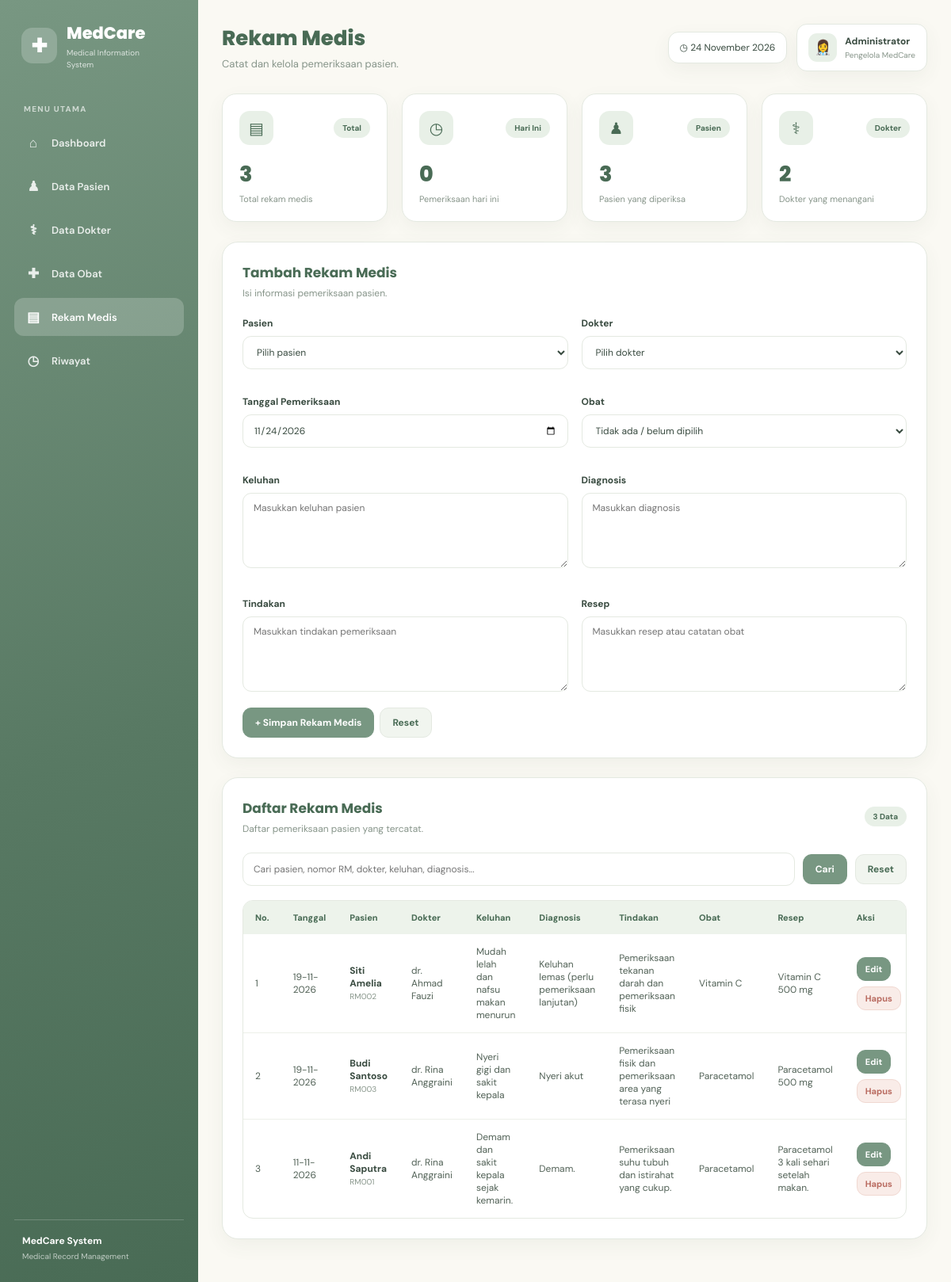
The app's page /rekam_medis.php with its own data.
### tables this page shows
CREATE TABLE `rekam_medis` (
  `id_rekam` int(11) NOT NULL,
  `id_pasien` int(11) NOT NULL,
  `id_dokter` int(11) NOT NULL,
  `id_obat` int(11) NOT NULL,
  `tanggal_periksa` date NOT NULL,
  `keluhan` text NOT NULL,
  `diagnosa` text NOT NULL,
  `tindakan` text NOT NULL,
  `resep` varchar(100) NOT NULL
);

CREATE TABLE `pasien` (
  `id_pasien` int(11) NOT NULL,
  `no_rm` varchar(20) NOT NULL,
  `nama_pasien` varchar(100) NOT NULL,
  `jenis_kelamin` enum('L','P') NOT NULL,
  `tanggal_lahir` date NOT NULL,
  `alamat` text NOT NULL
);

CREATE TABLE `dokter` (
  `id_dokter` int(11) NOT NULL,
  `nama_dokter` varchar(100) NOT NULL,
  `spesialisasi` varchar(50) NOT NULL
);

CREATE TABLE `obat` (
  `id_obat` int(11) NOT NULL,
  `nama_obat` varchar(100) NOT NULL,
  `satuan` varchar(30) NOT NULL,
  `stok` int(11) NOT NULL
);

### rekam_medis.php (the view, shortened to what this page needs)
<?php
include 'koneksi.php';
function e($v) {
    return htmlspecialchars((string)$v, ENT_QUOTES, 'UTF-8');
}
$edit = null;
$cari = trim($_GET['cari'] ?? '');
$sql = "
    SELECT
        r.*,
        p.nama_pasien,
        p.no_rm,
        d.nama_dokter,
        o.nama_obat
    FROM rekam_medis r
    LEFT JOIN pasien p ON r.id_pasien = p.id_pasien
    LEFT JOIN dokter d ON r.id_dokter = d.id_dokter
    LEFT JOIN obat o ON r.id_obat = o.id_obat
";
if ($cari !== '') {
    $sql .= "
        WHERE
            p.nama_pasien LIKE ?
            OR p.no_rm LIKE ?
            OR d.nama_dokter LIKE ?
            OR r.keluhan LIKE ?
            OR r.diagnosa LIKE ?
            OR r.tindakan LIKE ?
            OR r.resep LIKE ?
    ";
    $stmt = mysqli_prepare(
        $koneksi,
        $sql . " ORDER BY r.tanggal_periksa DESC, r.id_rekam DESC"
    );
    $keyword = "%$cari%";
    mysqli_stmt_bind_param(
        $stmt,
        "sssssss",
        $keyword,
        $keyword,
        $keyword,
        $keyword,
        $keyword,
        $keyword,
        $keyword
    );
    mysqli_stmt_execute($stmt);
    $data = mysqli_stmt_get_result($stmt);
} else {
    $data = mysqli_query(
        $koneksi,
        $sql . " ORDER BY r.tanggal_periksa DESC, r.id_rekam DESC"
    );
}
$resultTotal = mysqli_query(
    $koneksi,
    "SELECT COUNT(*) AS total FROM rekam_medis"
);
$total = (int)(mysqli_fetch_assoc($resultTotal)['total'] ?? 0);
$resultHari = mysqli_query(
    $koneksi,
    "SELECT COUNT(*) AS total FROM rekam_medis WHERE tanggal_periksa = CURDATE()"
);
$hariIni = (int)(mysqli_fetch_assoc($resultHari)['total'] ?? 0);
$resultPasien = mysqli_query(
    $koneksi,
    "SELECT COUNT(DISTINCT id_pasien) AS total FROM rekam_medis"
);
$totalPasien = (int)(mysqli_fetch_assoc($resultPasien)['total'] ?? 0);
$resultDokter = mysqli_query(
    $koneksi,
    "SELECT COUNT(DISTINCT id_dokter) AS total FROM rekam_medis"
);
$totalDokter = (int)(mysqli_fetch_assoc($resultDokter)['total'] ?? 0);
?>
<!DOCTYPE html>
<html lang="id">
<head>
    <link rel="stylesheet" href="assets/style.css">
</head>
<body>
<div class="dashboard">
    <aside class="sidebar">
        <div class="brand">
            <div class="brand-icon">✚</div>
            <div>
                <h2>MedCare</h2>
                <span>Medical Information<br>System</span>
            </div>
        </div>
        <div class="nav-title">MENU UTAMA</div>
        <nav class="nav-menu">
            <a href="index.php">
                <span class="nav-icon">⌂</span>Dashboard
            </a>
            <a href="pasien.php">
                <span class="nav-icon">♟</span>Data Pasien
            </a>
            <a href="dokter.php">
                <span class="nav-icon">⚕</span>Data Dokter
            </a>
            <a href="obat.php">
                <span class="nav-icon">✚</span>Data Obat
            </a>
            <a href="rekam_medis.php" class="active">
                <span class="nav-icon">▤</span>Rekam Medis
            </a>
            <a href="riwayat.php">
                <span class="nav-icon">◷</span>Riwayat
            </a>
        </nav>
        <div class="sidebar-bottom">
            MedCare System
            <small>Medical Record Management</small>
        </div>
    </aside>
    <main class="main">
        <header class="topbar">
            <div class="page-heading">
                <h1>Rekam Medis</h1>
                <p>Catat dan kelola pemeriksaan pasien.</p>
            </div>
            <div class="topbar-right">
                <div class="date-widget">
                    ◷ <?= date('d F Y') ?>
                </div>
                <div class="profile">
                    <div class="profile-avatar">👩‍⚕️</div>
                    <div>
                        <strong>Administrator</strong>
                        <small>Pengelola MedCare</small>
                    </div>
                </div>
            </div>
        </header>
        <section class="stats">
            <div class="stat-card">
                <div class="stat-top">
                    <div class="stat-icon purple">▤</div>
                    <span class="badge">Total</span>
                </div>
                <h2><?= number_format($total) ?></h2>
                <small>Total rekam medis</small>
            </div>
            <div class="stat-card">
                <div class="stat-top">
                    <div class="stat-icon pink">◷</div>
                    <span class="badge">Hari Ini</span>
                </div>
                <h2><?= number_format($hariIni) ?></h2>
                <small>Pemeriksaan hari ini</small>
            </div>
            <div class="stat-card">
                <div class="stat-top">
                    <div class="stat-icon blue">♟</div>
                    <span class="badge">Pasien</span>
                </div>
                <h2><?= number_format($totalPasien) ?></h2>
                <small>Pasien yang diperiksa</small>
            </div>
            <div class="stat-card">
                <div class="stat-top">
                    <div class="stat-icon green">⚕</div>
                    <span class="badge">Dokter</span>
                </div>
                <h2><?= number_format($totalDokter) ?></h2>
                <small>Dokter yang menangani</small>
            </div>
        </section>
        <section class="panel">
            <div class="panel-header">
                <div>
                    <h3>
                        <?= $edit ? 'Edit Rekam Medis' : 'Tambah Rekam Medis' ?>
                    </h3>
                    <p>Isi informasi pemeriksaan pasien.</p>
                </div>
            </div>
            <form method="POST">
                <div class="form-grid">
                    <div class="form-group">
                        <label>Pasien</label>
                        <select name="id_pasien" required>
                            <option value="">Pilih pasien</option>
                        </select>
                    </div>
                    <div class="form-group">
                        <label>Dokter</label>
                        <select name="id_dokter" required>
                            <option value="">Pilih dokter</option>
                        </select>
                    </div>
                    <div class="form-group">
                        <label>Tanggal Pemeriksaan</label>
                        <input
                            type="date"
                            name="tanggal_periksa"
                            required
                            value="<?= e($edit['tanggal_periksa'] ?? date('Y-m-d')) ?>"
                        >
                    </div>
                    <div class="form-group">
                        <label>Obat</label>
                        <select name="id_obat">
                            <option value="0">Tidak ada / belum dipilih</option>
                        </select>
                    </div>
                    <div class="form-group">
                        <label>Keluhan</label>
                        <textarea
                            name="keluhan"
                            placeholder="Masukkan keluhan pasien"
                        ><?= e($edit['keluhan'] ?? '') ?></textarea>
                    </div>
                    <div class="form-group">
                        <label>Diagnosis</label>
                        <textarea
                            name="diagnosa"
                            required
                            placeholder="Masukkan diagnosis"
                        ><?= e($edit['diagnosa'] ?? '') ?></textarea>
                    </div>
                    <div class="form-group">
                        <label>Tindakan</label>
                        <textarea
                            name="tindakan"
                            placeholder="Masukkan tindakan pemeriksaan"
                        ><?= e($edit['tindakan'] ?? '') ?></textarea>
                    </div>
                    <div class="form-group">
                        <label>Resep</label>
                        <textarea
                            name="resep"
                            placeholder="Masukkan resep atau catatan obat"
                        ><?= e($edit['resep'] ?? '') ?></textarea>
                    </div>
                </div>
                <div class="action-buttons">
                    <button
                        type="submit"
                        name="simpan"
                        class="btn btn-primary"
                    >
                        <?= $edit ? 'Simpan Perubahan' : '+ Simpan Rekam Medis' ?>
                    </button>
                    <a href="rekam_medis.php" class="btn btn-secondary">
                        Reset
                    </a>
                </div>
            </form>
        </section>
        <section class="panel">
            <div class="panel-header">
                <div>
                    <h3>Daftar Rekam Medis</h3>
                    <p>Daftar pemeriksaan pasien yang tercatat.</p>
                </div>
                <span class="badge">
                    <?= number_format($total) ?> Data
                </span>
            </div>
            <form method="GET" class="table-search">
                <input
                    type="text"
                    name="cari"
                    placeholder="Cari pasien, nomor RM, dokter, keluhan, diagnosis..."
                    value="<?= e($cari) ?>"
                >
                <button type="submit" class="btn btn-primary">
                    Cari
                </button>
                <a href="rekam_medis.php" class="btn btn-secondary">
                    Reset
                </a>
            </form>
            <div class="table-wrap">
                <table>
                    <thead>
                        <tr>
                            <th>No.</th>
                            <th>Tanggal</th>
                            <th>Pasien</th>
                            <th>Dokter</th>
                            <th>Keluhan</th>
                            <th>Diagnosis</th>
                            <th>Tindakan</th>
                            <th>Obat</th>
                            <th>Resep</th>
                            <th>Aksi</th>
                        </tr>
                    </thead>
                    <tbody>
                        <?php if ($data && mysqli_num_rows($data) > 0): ?>
                            <?php
                            $no = 1;
                            while ($row = mysqli_fetch_assoc($data)):
                            ?>
                                <tr>
                                    <td><?= $no++ ?></td>
                                    <td>
                                        <?= e(date(
                                            'd-m-Y',
                                            strtotime($row['tanggal_periksa'])
                                        )) ?>
                                    </td>
                                    <td>
                                        <strong>
                                            <?= e($row['nama_pasien'] ?? '-') ?>
                                        </strong>
                                        <br>
                                        <small>
                                            <?= e($row['no_rm'] ?? '-') ?>
                                        </small>
                                    </td>
                                    <td>
                                        <?= e($row['nama_dokter'] ?? '-') ?>
                                    </td>
                                    <td>
                                        <?= e($row['keluhan'] ?: '-') ?>
                                    </td>
                                    <td>
                                        <?= e($row['diagnosa'] ?: '-') ?>
                                    </td>
                                    <td>
                                        <?= e($row['tindakan'] ?: '-') ?>
                                    </td>
                                    <td>
                                        <?= e($row['nama_obat'] ?? '-') ?>
                                    </td>
                                    <td>
                                        <?= e($row['resep'] ?: '-') ?>
                                    </td>
                                    <td>
                                        <div class="action-buttons">
                                            <a
                                                class="btn btn-sm btn-primary"
                                                href="rekam_medis.php?edit=<?= (int)$row['id_rekam'] ?>"
                                            >
                                                Edit
                                            </a>
                                            <a
                                                class="btn btn-sm btn-danger"
                                                href="rekam_medis.php?hapus=<?= (int)$row['id_rekam'] ?>"
                                                onclick="return confirm('Hapus rekam medis ini?')"
                                            >
                                                Hapus
                                            </a>
                                        </div>
                                    </td>
                                </tr>
                            <?php endwhile; ?>
                        <?php endif; ?>
                    </tbody>
                </table>
            </div>
        </section>
    </main>
</div>
</body>
</html>

### records on screen
rekam_medis: tanggal_periksa "19-11-2026", id_pasien.nama_pasien "Siti Amelia", id_pasien.no_rm "RM002", id_dokter.nama_dokter "dr. Ahmad Fauzi", keluhan "Mudah lelah dan nafsu makan menurun", diagnosa "Keluhan lemas (perlu pemeriksaan lanjutan)", tindakan "Pemeriksaan tekanan darah dan pemeriksaan fisik", id_obat.nama_obat "Vitamin C", resep "Vitamin C 500 mg"
rekam_medis: tanggal_periksa "19-11-2026", id_pasien.nama_pasien "Budi Santoso", id_pasien.no_rm "RM003", id_dokter.nama_dokter "dr. Rina Anggraini", keluhan "Nyeri gigi dan sakit kepala", diagnosa "Nyeri akut", tindakan "Pemeriksaan fisik dan pemeriksaan area yang terasa nyeri", id_obat.nama_obat "Paracetamol", resep "Paracetamol 500 mg"
rekam_medis: tanggal_periksa "11-11-2026", id_pasien.nama_pasien "Andi Saputra", id_pasien.no_rm "RM001", id_dokter.nama_dokter "dr. Rina Anggraini", keluhan "Demam dan sakit kepala sejak kemarin.", diagnosa "Demam.", tindakan "Pemeriksaan suhu tubuh dan istirahat yang cukup.", id_obat.nama_obat "Paracetamol", resep "Paracetamol 3 kali sehari setelah makan."

### other values on screen
$total "3"
$hariIni "0"
$totalPasien "3"
$totalDokter "2"
